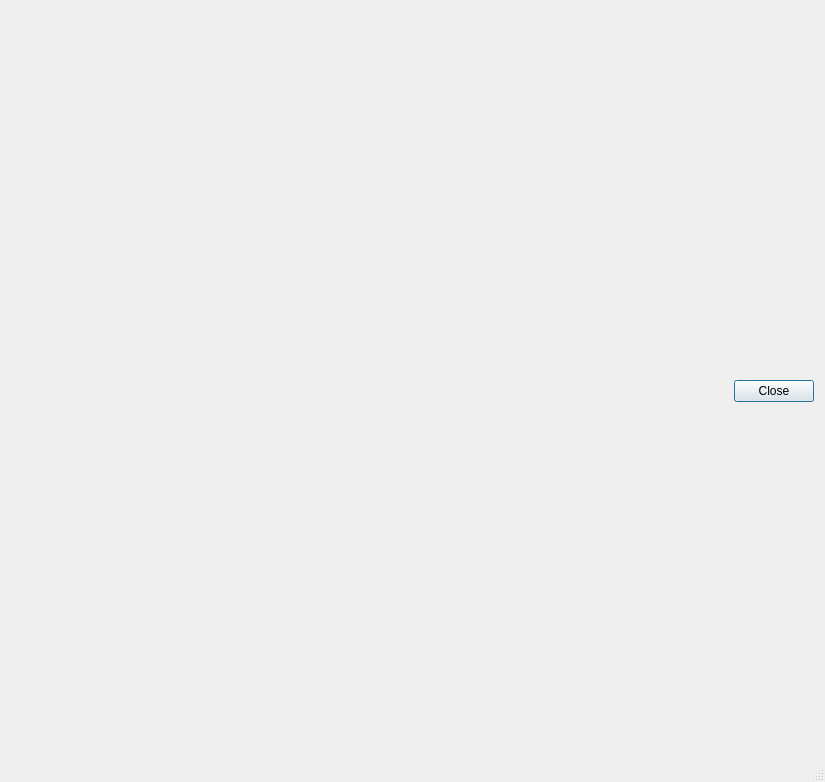
<?xml version="1.0" encoding="UTF-8"?>
<ui version="4.0">
 <class>ViewLogDialog</class>
 <widget class="QDialog" name="ViewLogDialog">
  <property name="geometry">
   <rect>
    <x>0</x>
    <y>0</y>
    <width>825</width>
    <height>782</height>
   </rect>
  </property>
  <property name="windowTitle">
   <string>View Launcher Logs</string>
  </property>
  <property name="sizeGripEnabled">
   <bool>true</bool>
  </property>
  <layout class="QVBoxLayout" name="verticalLayout">
   <item>
    <widget class="QDialogButtonBox" name="buttonBox">
     <property name="orientation">
      <enum>Qt::Horizontal</enum>
     </property>
     <property name="standardButtons">
      <set>QDialogButtonBox::Close</set>
     </property>
    </widget>
   </item>
  </layout>
 </widget>
 <resources/>
 <connections/>
</ui>
